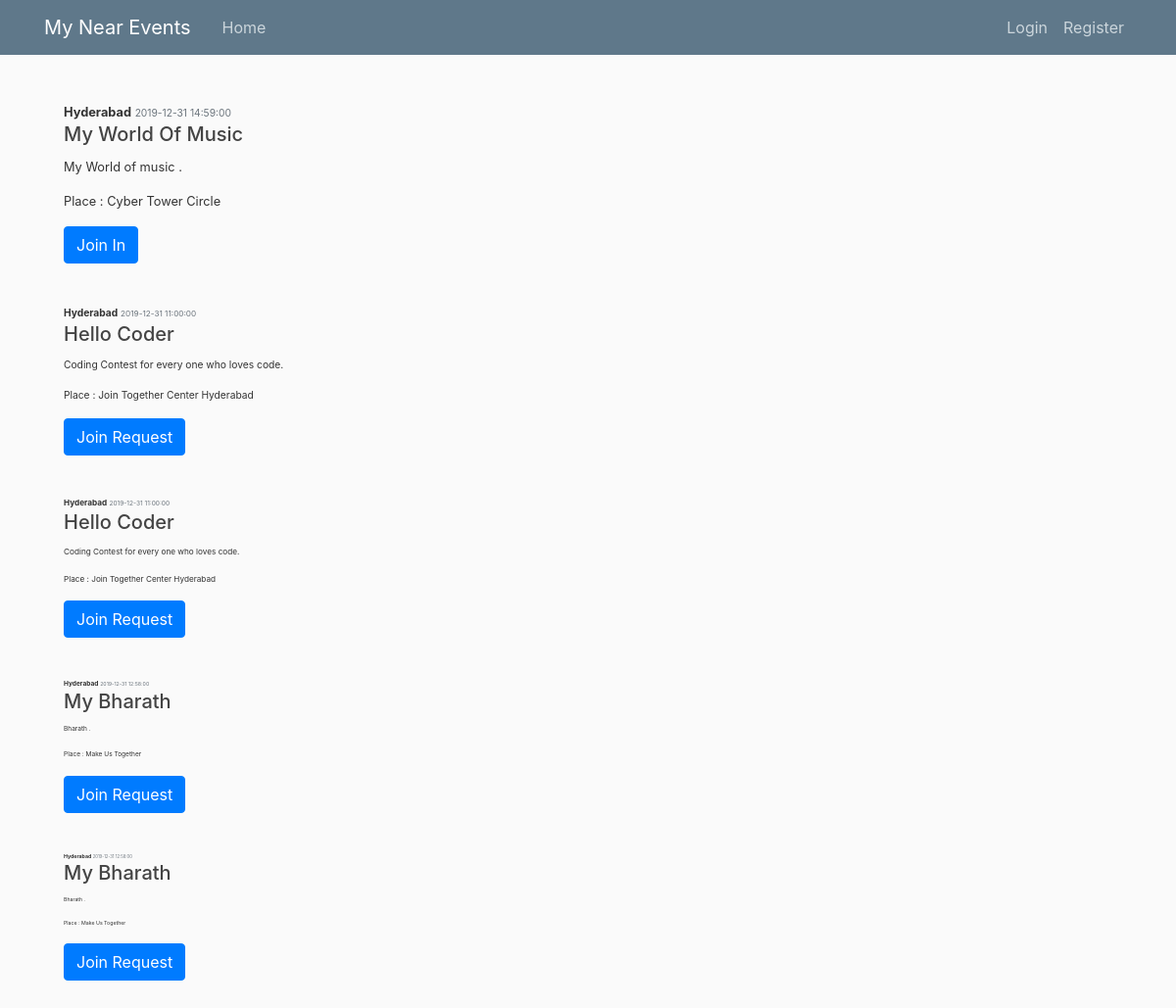
The page / on the database its author committed.
### models.py (models this page shows, shortened)
class Events(db.Model):
    __tablename__ = 'events'
    id = db.Column(db.Integer, primary_key=True)
    title = db.Column(db.String(100), nullable=False)
    date_posted = db.Column(db.DateTime, nullable=False, default=datetime.utcnow)
    content = db.Column(db.Text, nullable=False)
    user_id = db.Column(db.Integer, db.ForeignKey('user.id'), nullable=False)
    event_type = db.Column(db.String(20),nullable=False)
    city = db.Column(db.String(100))
    state = db.Column(db.String(100))
    location = db.Column(db.String(100), nullable=False)

### app.py (the view)
@app.route('/')
def home():
    data = Events.query.all()
    return render_template("index.html", events=data, title="Home")

### templates/index.html (shortened to what this page needs)
<!DOCTYPE html>
<html>
<head>
    <link rel="stylesheet" href="https://maxcdn.bootstrapcdn.com/bootstrap/4.0.0/css/bootstrap.min.css">
    <link rel="stylesheet" type="text/css" href="{{ url_for('static', filename='main.css') }}">
</head>
<body>
    <header class="site-header">
      <nav class="navbar navbar-expand-md navbar-dark bg-steel fixed-top">
        <div class="container">
          <a class="navbar-brand mr-4" href="/">My Near Events</a>
          <div class="collapse navbar-collapse" id="navbarToggle">
            <div class="navbar-nav mr-auto">
              <a class="nav-item nav-link" href="{{ url_for('home') }}">Home</a>
            </div>
            <div class="navbar-nav">
                {% if session['email'] %}
                <a class="nav-item nav-link"><b> Welcome {{ session['email'] }}</b></a>
                <a class="nav-item nav-link" href="{{ url_for('create_event') }}">Create Event Now</a>
                <a class="nav-item nav-link" href="{{ url_for('user_logout') }}">Logout</a>
                {% else %}
                <a class="nav-item nav-link" href="{{ url_for('user_login') }}">Login</a>
                <a class="nav-item nav-link" href="{{ url_for('user_register') }}">Register</a>
            </div>
              {% endif %}
          </div>
        </div>
      </nav>
    </header>
    <div class="container">
      <div class="row">
        <div class="col-md-8">
        </div>
      </div>
      <div class="row">
        <div class="col-sm">
          {% block content %}
            {% for post in events %}
            <div class="card-body">
              <small class="mr-2" href="#"><b>{{ post.city }}</b></a>
              <small class="text-muted">{{ post.date_posted }}</small>
              <h5 class="card-title">{{ post.title }}</h5>
              <p class="card-text">{{ post.content }}.</p>
              <p>Place : {{ post.location }}</p>
              {% if post.event_type == 'Public' %}
              <a href="/join/{{ post.id }}">
                <button type="button" name="button"  class="btn btn-primary">Join In</button>
              </a>
              {% else %}
              <a href="/joinreqform/{{ post.id }}">
                <button type="button" name="button"  class="btn btn-primary">Join Request</button>
              </a>
              {% endif %}
            </div>
                {% endfor %}
            {% endblock content %}
              </div>
        </div>
      </div>
</body>
</html>

### static/main.css (style rules this page uses)
body { background: #fafafa; color: #333333; margin-top: 5rem; }
h1, h2, h3, h4, h5, h6 { color: #444444; }
.bg-steel { background-color: #5f788a; }
.site-header .navbar-nav .nav-link { color: #cbd5db; }

### rows shown on the page
Events: city "Hyderabad", date_posted "2019-12-31 14:59:00", title "My World Of Music", content "My World of music", location "Cyber Tower Circle"
Events: city "Hyderabad", date_posted "2019-12-31 11:00:00", title "Hello Coder", content "Coding Contest for every one who loves code", location "Join Together Center Hyderabad"
Events: city "Hyderabad", date_posted "2019-12-31 11:00:00", title "Hello Coder", content "Coding Contest for every one who loves code", location "Join Together Center Hyderabad"
Events: city "Hyderabad", date_posted "2019-12-31 12:58:00", title "My Bharath", content "Bharath", location "Make Us Together"
Events: city "Hyderabad", title "My Bharath", content "Bharath", location "Make Us Together"
